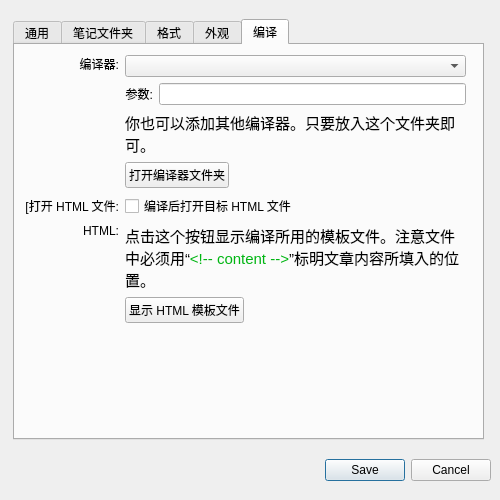
<?xml version="1.0" encoding="UTF-8"?>
<ui version="4.0">
 <class>PreferencesDialog</class>
 <widget class="QDialog" name="PreferencesDialog">
  <property name="geometry">
   <rect>
    <x>0</x>
    <y>0</y>
    <width>500</width>
    <height>500</height>
   </rect>
  </property>
  <property name="sizePolicy">
   <sizepolicy hsizetype="Fixed" vsizetype="Fixed">
    <horstretch>0</horstretch>
    <verstretch>0</verstretch>
   </sizepolicy>
  </property>
  <property name="minimumSize">
   <size>
    <width>500</width>
    <height>500</height>
   </size>
  </property>
  <property name="maximumSize">
   <size>
    <width>500</width>
    <height>500</height>
   </size>
  </property>
  <property name="baseSize">
   <size>
    <width>500</width>
    <height>500</height>
   </size>
  </property>
  <property name="windowTitle">
   <string>QMD 偏好设置</string>
  </property>
  <property name="sizeGripEnabled">
   <bool>false</bool>
  </property>
  <widget class="QDialogButtonBox" name="buttonBox">
   <property name="geometry">
    <rect>
     <x>10</x>
     <y>450</y>
     <width>481</width>
     <height>41</height>
    </rect>
   </property>
   <property name="locale">
    <locale language="Chinese" country="China"/>
   </property>
   <property name="orientation">
    <enum>Qt::Horizontal</enum>
   </property>
   <property name="standardButtons">
    <set>QDialogButtonBox::Cancel|QDialogButtonBox::Save</set>
   </property>
  </widget>
  <widget class="QTabWidget" name="tabWidget">
   <property name="geometry">
    <rect>
     <x>13</x>
     <y>19</y>
     <width>471</width>
     <height>421</height>
    </rect>
   </property>
   <property name="currentIndex">
    <number>4</number>
   </property>
   <widget class="QWidget" name="tab">
    <attribute name="title">
     <string>通用</string>
    </attribute>
    <widget class="QWidget" name="gridLayoutWidget">
     <property name="geometry">
      <rect>
       <x>10</x>
       <y>10</y>
       <width>441</width>
       <height>371</height>
      </rect>
     </property>
     <layout class="QGridLayout" name="gridLayout">
      <item row="0" column="0">
       <widget class="QLabel" name="label_2">
        <property name="text">
         <string>Tab 宽度:</string>
        </property>
        <property name="alignment">
         <set>Qt::AlignRight|Qt::AlignTrailing|Qt::AlignVCenter</set>
        </property>
       </widget>
      </item>
      <item row="2" column="0">
       <widget class="QLabel" name="label_3">
        <property name="text">
         <string>高亮检测延时:</string>
        </property>
        <property name="alignment">
         <set>Qt::AlignRight|Qt::AlignTop|Qt::AlignTrailing</set>
        </property>
       </widget>
      </item>
      <item row="0" column="1">
       <layout class="QHBoxLayout" name="horizontalLayout_2">
        <item>
         <widget class="QSpinBox" name="tabWidthSpinBox">
          <property name="alignment">
           <set>Qt::AlignRight|Qt::AlignTrailing|Qt::AlignVCenter</set>
          </property>
          <property name="minimum">
           <number>1</number>
          </property>
          <property name="maximum">
           <number>40</number>
          </property>
         </widget>
        </item>
        <item>
         <widget class="QLabel" name="label_5">
          <property name="text">
           <string>字符</string>
          </property>
         </widget>
        </item>
       </layout>
      </item>
      <item row="2" column="1">
       <layout class="QVBoxLayout" name="verticalLayout_2">
        <property name="spacing">
         <number>3</number>
        </property>
        <item>
         <layout class="QHBoxLayout" name="horizontalLayout">
          <item>
           <widget class="QDoubleSpinBox" name="highlightIntervalSpinBox">
            <property name="alignment">
             <set>Qt::AlignRight|Qt::AlignTrailing|Qt::AlignVCenter</set>
            </property>
            <property name="minimum">
             <double>0.250000000000000</double>
            </property>
            <property name="maximum">
             <double>10.000000000000000</double>
            </property>
            <property name="singleStep">
             <double>0.250000000000000</double>
            </property>
           </widget>
          </item>
          <item>
           <widget class="QLabel" name="label_6">
            <property name="text">
             <string>秒</string>
            </property>
           </widget>
          </item>
         </layout>
        </item>
        <item>
         <widget class="QLabel" name="infoLabel1">
          <property name="font">
           <font>
            <pointsize>11</pointsize>
           </font>
          </property>
          <property name="text">
           <string>输入文本后延时一小段时间检测高亮，可提高速度。</string>
          </property>
          <property name="wordWrap">
           <bool>true</bool>
          </property>
         </widget>
        </item>
       </layout>
      </item>
      <item row="1" column="1">
       <widget class="QCheckBox" name="tabsWithSpacesCheckBox">
        <property name="text">
         <string>使用空格替换 Tab</string>
        </property>
       </widget>
      </item>
      <item row="14" column="0">
       <spacer name="verticalSpacer_2">
        <property name="orientation">
         <enum>Qt::Vertical</enum>
        </property>
        <property name="sizeHint" stdset="0">
         <size>
          <width>20</width>
          <height>40</height>
         </size>
        </property>
       </spacer>
      </item>
      <item row="7" column="1">
       <layout class="QVBoxLayout" name="verticalLayout_8">
        <item>
         <widget class="QLineEdit" name="extensionsLineEdit"/>
        </item>
        <item>
         <widget class="QLabel" name="fileExtensionsInfoLabel">
          <property name="font">
           <font>
            <pointsize>11</pointsize>
           </font>
          </property>
          <property name="text">
           <string>Markdown 文件的扩展名，用空格分隔。第一个扩展名将会作为新建文件的默认扩展名。留空表示“所有文件”。</string>
          </property>
          <property name="wordWrap">
           <bool>true</bool>
          </property>
         </widget>
        </item>
       </layout>
      </item>
      <item row="7" column="0">
       <widget class="QLabel" name="label_12">
        <property name="text">
         <string>文件扩展名:</string>
        </property>
        <property name="alignment">
         <set>Qt::AlignRight|Qt::AlignTop|Qt::AlignTrailing</set>
        </property>
       </widget>
      </item>
      <item row="8" column="1">
       <widget class="Line" name="line_3">
        <property name="orientation">
         <enum>Qt::Horizontal</enum>
        </property>
       </widget>
      </item>
      <item row="9" column="1">
       <widget class="QCheckBox" name="rememberLastFileCheckBox">
        <property name="text">
         <string>记住最后打开的文件</string>
        </property>
       </widget>
      </item>
      <item row="12" column="1">
       <widget class="QCheckBox" name="checkForUpdatesCheckBox">
        <property name="enabled">
         <bool>false</bool>
        </property>
        <property name="text">
         <string>启动时检测是否有新版本（当前无效）</string>
        </property>
       </widget>
      </item>
      <item row="10" column="1">
       <widget class="QCheckBox" name="linksClickableCheckBox">
        <property name="text">
         <string>检测文章中的 URL 链接</string>
        </property>
       </widget>
      </item>
      <item row="11" column="1">
       <widget class="QLabel" name="linkInfoLabel">
        <property name="font">
         <font>
          <pointsize>11</pointsize>
         </font>
        </property>
        <property name="text">
         <string>This label set in code.</string>
        </property>
        <property name="wordWrap">
         <bool>true</bool>
        </property>
       </widget>
      </item>
      <item row="13" column="1">
       <widget class="QLabel" name="updateCheckInfoLabel">
        <property name="font">
         <font>
          <pointsize>11</pointsize>
         </font>
        </property>
        <property name="text">
         <string>勾选后，每天首次打开时会检测是否有新版本。</string>
        </property>
        <property name="wordWrap">
         <bool>true</bool>
        </property>
       </widget>
      </item>
     </layout>
    </widget>
   </widget>
   <widget class="QWidget" name="tab_5">
    <attribute name="title">
     <string>笔记文件夹</string>
    </attribute>
    <widget class="QWidget" name="gridLayoutWidget_5">
     <property name="geometry">
      <rect>
       <x>10</x>
       <y>10</y>
       <width>441</width>
       <height>371</height>
      </rect>
     </property>
     <layout class="QGridLayout" name="gridLayout_5">
      <item row="1" column="0">
       <widget class="QLabel" name="label_16">
        <property name="text">
         <string>笔记文件夹:</string>
        </property>
        <property name="alignment">
         <set>Qt::AlignRight|Qt::AlignTop|Qt::AlignTrailing</set>
        </property>
       </widget>
      </item>
      <item row="6" column="0">
       <spacer name="verticalSpacer_6">
        <property name="orientation">
         <enum>Qt::Vertical</enum>
        </property>
        <property name="sizeHint" stdset="0">
         <size>
          <width>20</width>
          <height>40</height>
         </size>
        </property>
       </spacer>
      </item>
      <item row="0" column="1">
       <widget class="QLabel" name="notesInfoLabel">
        <property name="font">
         <font>
          <pointsize>11</pointsize>
         </font>
        </property>
        <property name="text">
         <string>你可以指定一个笔记文件夹，用来快速打开里面的文件。</string>
        </property>
        <property name="wordWrap">
         <bool>true</bool>
        </property>
       </widget>
      </item>
      <item row="1" column="1">
       <layout class="QVBoxLayout" name="verticalLayout_10">
        <item>
         <widget class="QLineEdit" name="notesFolderLineEdit">
          <property name="readOnly">
           <bool>true</bool>
          </property>
         </widget>
        </item>
        <item>
         <widget class="QPushButton" name="changeNotesFolderButton">
          <property name="sizePolicy">
           <sizepolicy hsizetype="Fixed" vsizetype="Fixed">
            <horstretch>0</horstretch>
            <verstretch>0</verstretch>
           </sizepolicy>
          </property>
          <property name="text">
           <string>更改文件夹</string>
          </property>
         </widget>
        </item>
       </layout>
      </item>
     </layout>
    </widget>
   </widget>
   <widget class="QWidget" name="tab_4">
    <attribute name="title">
     <string>格式</string>
    </attribute>
    <widget class="QWidget" name="gridLayoutWidget_4">
     <property name="geometry">
      <rect>
       <x>10</x>
       <y>10</y>
       <width>441</width>
       <height>371</height>
      </rect>
     </property>
     <layout class="QGridLayout" name="gridLayout_4">
      <item row="0" column="0">
       <widget class="QLabel" name="label_13">
        <property name="text">
         <string>强调（Emphasis）格式:</string>
        </property>
        <property name="alignment">
         <set>Qt::AlignRight|Qt::AlignTop|Qt::AlignTrailing</set>
        </property>
       </widget>
      </item>
      <item row="3" column="0">
       <spacer name="verticalSpacer_5">
        <property name="orientation">
         <enum>Qt::Vertical</enum>
        </property>
        <property name="sizeHint" stdset="0">
         <size>
          <width>20</width>
          <height>40</height>
         </size>
        </property>
       </spacer>
      </item>
      <item row="2" column="2">
       <layout class="QVBoxLayout" name="verticalLayout_11">
        <item>
         <layout class="QVBoxLayout" name="verticalLayout_15">
          <item>
           <widget class="QRadioButton" name="strongUnderscoreRadioButton">
            <property name="text">
             <string>下划线: __strong__</string>
            </property>
           </widget>
          </item>
          <item>
           <widget class="QRadioButton" name="strongAsteriskRadioButton">
            <property name="text">
             <string>星号: **strong**</string>
            </property>
           </widget>
          </item>
         </layout>
        </item>
       </layout>
      </item>
      <item row="0" column="2">
       <layout class="QVBoxLayout" name="verticalLayout_14">
        <item>
         <widget class="QRadioButton" name="emphUnderscoreRadioButton">
          <property name="text">
           <string>下划线: _emph_</string>
          </property>
         </widget>
        </item>
        <item>
         <widget class="QRadioButton" name="emphAsteriskRadioButton">
          <property name="text">
           <string>星号: *emph*</string>
          </property>
         </widget>
        </item>
       </layout>
      </item>
      <item row="2" column="0">
       <widget class="QLabel" name="label_14">
        <property name="text">
         <string>重点（Strong）格式:</string>
        </property>
        <property name="alignment">
         <set>Qt::AlignRight|Qt::AlignTop|Qt::AlignTrailing</set>
        </property>
       </widget>
      </item>
     </layout>
    </widget>
   </widget>
   <widget class="QWidget" name="tab_2">
    <attribute name="title">
     <string>外观</string>
    </attribute>
    <widget class="QWidget" name="gridLayoutWidget_2">
     <property name="geometry">
      <rect>
       <x>10</x>
       <y>10</y>
       <width>441</width>
       <height>371</height>
      </rect>
     </property>
     <layout class="QGridLayout" name="gridLayout_2">
      <item row="7" column="0">
       <spacer name="verticalSpacer_3">
        <property name="orientation">
         <enum>Qt::Vertical</enum>
        </property>
        <property name="sizeHint" stdset="0">
         <size>
          <width>20</width>
          <height>40</height>
         </size>
        </property>
       </spacer>
      </item>
      <item row="4" column="0">
       <widget class="QLabel" name="label_11">
        <property name="text">
         <string>行高亮:</string>
        </property>
        <property name="alignment">
         <set>Qt::AlignRight|Qt::AlignTop|Qt::AlignTrailing</set>
        </property>
       </widget>
      </item>
      <item row="4" column="1">
       <layout class="QVBoxLayout" name="verticalLayout_6">
        <item>
         <widget class="QCheckBox" name="highlightLineCheckBox">
          <property name="text">
           <string>高亮显示当前行</string>
          </property>
         </widget>
        </item>
        <item>
         <widget class="QLabel" name="infoLabel3">
          <property name="font">
           <font>
            <pointsize>11</pointsize>
           </font>
          </property>
          <property name="text">
           <string>行高亮风格也可以在上面的样式表中修改。</string>
          </property>
          <property name="wordWrap">
           <bool>true</bool>
          </property>
         </widget>
        </item>
       </layout>
      </item>
      <item row="2" column="1">
       <layout class="QVBoxLayout" name="verticalLayout_3">
        <item>
         <widget class="QComboBox" name="stylesComboBox"/>
        </item>
        <item>
         <widget class="QTextBrowser" name="styleInfoTextBrowser">
          <property name="maximumSize">
           <size>
            <width>16777215</width>
            <height>70</height>
           </size>
          </property>
          <property name="font">
           <font>
            <pointsize>11</pointsize>
           </font>
          </property>
          <property name="openExternalLinks">
           <bool>true</bool>
          </property>
          <property name="openLinks">
           <bool>true</bool>
          </property>
         </widget>
        </item>
        <item>
         <widget class="QLabel" name="infoLabel2">
          <property name="font">
           <font>
            <pointsize>11</pointsize>
           </font>
          </property>
          <property name="text">
           <string>把自己的样式文件放入这个文件夹，可以使用自定义样式。</string>
          </property>
          <property name="wordWrap">
           <bool>true</bool>
          </property>
         </widget>
        </item>
        <item>
         <widget class="QPushButton" name="openStylesFolderButton">
          <property name="sizePolicy">
           <sizepolicy hsizetype="Fixed" vsizetype="Fixed">
            <horstretch>0</horstretch>
            <verstretch>0</verstretch>
           </sizepolicy>
          </property>
          <property name="text">
           <string>打开样式文件夹</string>
          </property>
         </widget>
        </item>
       </layout>
      </item>
      <item row="2" column="0">
       <widget class="QLabel" name="label_4">
        <property name="text">
         <string>高亮样式:</string>
        </property>
        <property name="alignment">
         <set>Qt::AlignRight|Qt::AlignTop|Qt::AlignTrailing</set>
        </property>
       </widget>
      </item>
      <item row="0" column="0">
       <widget class="QLabel" name="label_9">
        <property name="text">
         <string>字体:</string>
        </property>
        <property name="alignment">
         <set>Qt::AlignRight|Qt::AlignTop|Qt::AlignTrailing</set>
        </property>
       </widget>
      </item>
      <item row="0" column="1">
       <layout class="QVBoxLayout" name="verticalLayout">
        <property name="spacing">
         <number>3</number>
        </property>
        <item>
         <widget class="QLabel" name="fontLabel">
          <property name="sizePolicy">
           <sizepolicy hsizetype="Preferred" vsizetype="Preferred">
            <horstretch>0</horstretch>
            <verstretch>0</verstretch>
           </sizepolicy>
          </property>
          <property name="maximumSize">
           <size>
            <width>300</width>
            <height>16777215</height>
           </size>
          </property>
          <property name="text">
           <string notr="true">当前字体 asdlkjsadlkj dlskdsldkj</string>
          </property>
          <property name="alignment">
           <set>Qt::AlignLeading|Qt::AlignLeft|Qt::AlignTop</set>
          </property>
          <property name="wordWrap">
           <bool>true</bool>
          </property>
          <property name="margin">
           <number>5</number>
          </property>
         </widget>
        </item>
        <item>
         <widget class="QPushButton" name="fontButton">
          <property name="sizePolicy">
           <sizepolicy hsizetype="Fixed" vsizetype="Fixed">
            <horstretch>0</horstretch>
            <verstretch>0</verstretch>
           </sizepolicy>
          </property>
          <property name="text">
           <string>更改字体</string>
          </property>
         </widget>
        </item>
       </layout>
      </item>
     </layout>
    </widget>
   </widget>
   <widget class="QWidget" name="tab_3">
    <attribute name="title">
     <string>编译</string>
    </attribute>
    <widget class="QWidget" name="gridLayoutWidget_3">
     <property name="geometry">
      <rect>
       <x>10</x>
       <y>10</y>
       <width>441</width>
       <height>371</height>
      </rect>
     </property>
     <layout class="QGridLayout" name="gridLayout_3">
      <item row="6" column="0">
       <spacer name="verticalSpacer_4">
        <property name="orientation">
         <enum>Qt::Vertical</enum>
        </property>
        <property name="sizeHint" stdset="0">
         <size>
          <width>20</width>
          <height>40</height>
         </size>
        </property>
       </spacer>
      </item>
      <item row="1" column="0">
       <widget class="QLabel" name="label_7">
        <property name="text">
         <string>编译器:</string>
        </property>
        <property name="alignment">
         <set>Qt::AlignRight|Qt::AlignTop|Qt::AlignTrailing</set>
        </property>
       </widget>
      </item>
      <item row="1" column="1">
       <layout class="QVBoxLayout" name="verticalLayout_5">
        <item>
         <widget class="QComboBox" name="compilersComboBox"/>
        </item>
        <item>
         <layout class="QHBoxLayout" name="horizontalLayout_6">
          <item>
           <widget class="QLabel" name="label">
            <property name="text">
             <string>参数:</string>
            </property>
            <property name="alignment">
             <set>Qt::AlignRight|Qt::AlignTrailing|Qt::AlignVCenter</set>
            </property>
           </widget>
          </item>
          <item>
           <widget class="QLineEdit" name="compilerArgsField"/>
          </item>
         </layout>
        </item>
        <item>
         <widget class="QLabel" name="infoLabel4">
          <property name="font">
           <font>
            <pointsize>11</pointsize>
           </font>
          </property>
          <property name="text">
           <string>你也可以添加其他编译器。只要放入这个文件夹即可。</string>
          </property>
          <property name="wordWrap">
           <bool>true</bool>
          </property>
         </widget>
        </item>
        <item>
         <widget class="QPushButton" name="openCompilersFolderButton">
          <property name="sizePolicy">
           <sizepolicy hsizetype="Fixed" vsizetype="Fixed">
            <horstretch>0</horstretch>
            <verstretch>0</verstretch>
           </sizepolicy>
          </property>
          <property name="text">
           <string>打开编译器文件夹</string>
          </property>
         </widget>
        </item>
       </layout>
      </item>
      <item row="3" column="0">
       <widget class="QLabel" name="label_8">
        <property name="text">
         <string>[打开 HTML 文件:</string>
        </property>
        <property name="alignment">
         <set>Qt::AlignRight|Qt::AlignTrailing|Qt::AlignVCenter</set>
        </property>
       </widget>
      </item>
      <item row="3" column="1">
       <widget class="QCheckBox" name="openTargetAfterCompilingCheckBox">
        <property name="text">
         <string>编译后打开目标 HTML 文件</string>
        </property>
       </widget>
      </item>
      <item row="4" column="0">
       <widget class="QLabel" name="label_10">
        <property name="text">
         <string>HTML:</string>
        </property>
        <property name="alignment">
         <set>Qt::AlignRight|Qt::AlignTop|Qt::AlignTrailing</set>
        </property>
       </widget>
      </item>
      <item row="4" column="1">
       <layout class="QVBoxLayout" name="verticalLayout_9">
        <item>
         <widget class="QLabel" name="infoLabel5">
          <property name="font">
           <font>
            <pointsize>11</pointsize>
           </font>
          </property>
          <property name="text">
           <string>&lt;html&gt;&lt;head/&gt;&lt;body&gt;&lt;p&gt;点击这个按钮显示编译所用的模板文件。注意文件中必须用“&lt;span style=&quot; color:#00b512;&quot;&gt;&amp;lt;!-- content --&amp;gt;&lt;/span&gt;”标明文章内容所填入的位置。&lt;/p&gt;&lt;/body&gt;&lt;/html&gt;</string>
          </property>
          <property name="wordWrap">
           <bool>true</bool>
          </property>
         </widget>
        </item>
        <item>
         <widget class="QPushButton" name="editHTMLTemplateButton">
          <property name="sizePolicy">
           <sizepolicy hsizetype="Fixed" vsizetype="Fixed">
            <horstretch>0</horstretch>
            <verstretch>0</verstretch>
           </sizepolicy>
          </property>
          <property name="text">
           <string>显示 HTML 模板文件</string>
          </property>
         </widget>
        </item>
       </layout>
      </item>
     </layout>
    </widget>
   </widget>
  </widget>
 </widget>
 <resources/>
 <connections>
  <connection>
   <sender>buttonBox</sender>
   <signal>accepted()</signal>
   <receiver>PreferencesDialog</receiver>
   <slot>accept()</slot>
   <hints>
    <hint type="sourcelabel">
     <x>248</x>
     <y>254</y>
    </hint>
    <hint type="destinationlabel">
     <x>157</x>
     <y>274</y>
    </hint>
   </hints>
  </connection>
  <connection>
   <sender>buttonBox</sender>
   <signal>rejected()</signal>
   <receiver>PreferencesDialog</receiver>
   <slot>reject()</slot>
   <hints>
    <hint type="sourcelabel">
     <x>316</x>
     <y>260</y>
    </hint>
    <hint type="destinationlabel">
     <x>286</x>
     <y>274</y>
    </hint>
   </hints>
  </connection>
 </connections>
</ui>
